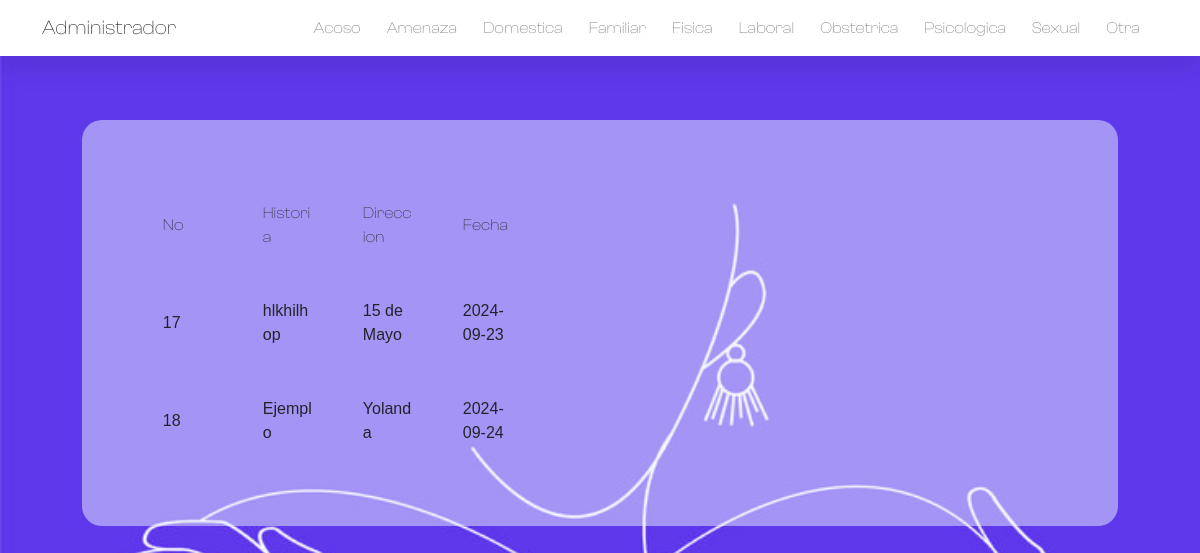
/admin/src/secciones/amenaza.php, run on the app's committed database.
### tables this page shows
CREATE TABLE IF NOT EXISTS `denuncias` (
  `id` int NOT NULL AUTO_INCREMENT,
  `historia` text NOT NULL,
  `id_col` int NOT NULL,
  `categoria` text NOT NULL,
  `fecha` date NOT NULL,
  `fecha_denuncia` date NOT NULL,
  PRIMARY KEY (`id`),
  KEY `colonia` (`id_col`)
);

CREATE TABLE IF NOT EXISTS `colonias` (
  `id` int NOT NULL AUTO_INCREMENT,
  `nombre` text NOT NULL,
  `lat` varchar(255) NOT NULL,
  `longitude` varchar(255) NOT NULL,
  PRIMARY KEY (`id`)
);

### admin/src/secciones/amenaza.php (the view)
<?php
include("C:\wamp64\www\Woman_Safe\db\conection.php");
$query_mapa = $conn->prepare("SELECT d.id, d.historia, d.fecha, c.nombre AS nombre_colonia
FROM denuncias d
JOIN colonias c ON d.id_col = c.id
WHERE d.categoria = 'Amenaza'
");
$query_mapa->execute();
$result = $query_mapa->get_result();
$lista_de_denuncias = [];
while ($row = $result->fetch_assoc()) {
    $lista_de_denuncias[] = $row;
}
include("../cabeceras/header.php");
?>
<br>
<div class="container_tabla">
    <div class="tabla-container">
        <div class="tabla-son">
            <table class="tabla">
                <thead>
                    <tr>
                        <th scope="col">No</th>
                        <th scope="col">Historia</th>
                        <th scope="col">Direccion</th>
                        <th scope="col">Fecha</th>
                    </tr>
                </thead>
                <tbody>
                    <?php foreach ($lista_de_denuncias as $registros) { ?>
                        <tr class="">
                            <td>
                                <?php echo $registros['id']; ?>
                            </td>
                            <td>
                                <?php echo $registros['historia']; ?>
                            </td>
                            <td>
                                <?php echo $registros['nombre_colonia']; ?>
                            </td>
                            <td>
                                <?php echo $registros['fecha']; ?>
                            </td>
                        </tr>
                    <?php } ?>
                </tbody>
            </table>
        </div>
    </div>
</div>
<?php
include("../cabeceras/footer.php");
?>

### admin/style/estilo.css (style rules this page uses)
:root { --c-dark: #212529; --c-brand: #4e57d4; --c-brand-light: #4e57d4; --c-brand-rgd: 78, 87, 212; --c-body: #727272; --font-base: "ClashDisplay", sans-serif; --box-shandow: 0px 15px 25px rgba(0, 0, 0, 0.08); --transition: all 0.5s ease; }
* { margin: 0; padding: 0; box-sizing: border-box; }
body { background-image: url(../img/fondo.jpg); background-size: cover; background-attachment: fixed; background-repeat: no-repeat; font-family: var(--font-base); }
.container_tabla { background-color: rgba(240, 248, 255, 0.479); border-radius: 20px; flex-wrap: wrap; margin: 40px; padding: 5%; }
.tabla-son { width: 100%; overflow-x: auto; max-width: 100%; }
table { width: 250px; table-layout: fixed; }
td { font-size: 1rem; font-family: 'Poppins', sans-serif; }
th, td { width: 100px; word-wrap: break-word; padding: 25px; }

### data on the page
denuncias: id "17", historia "hlkhilhop", colonias.nombre "15 de Mayo", fecha "2024-09-23"
denuncias: id "18", historia "Ejemplo", colonias.nombre "Yolanda", fecha "2024-09-24"
